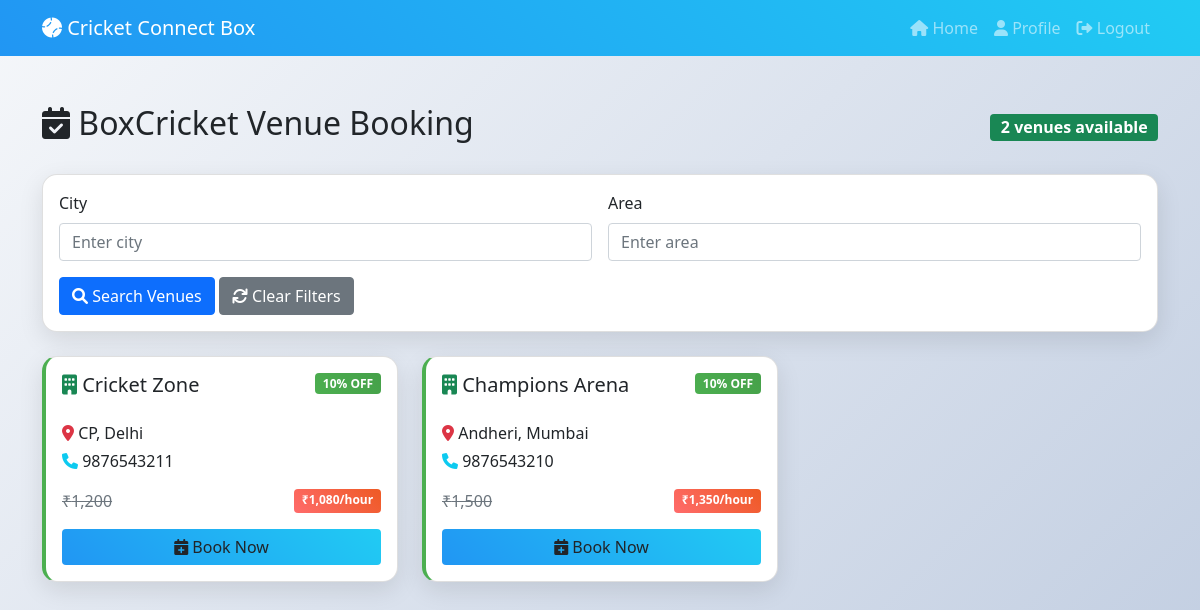
Screenshot of /boxcricket.php (signed in) with the database file from the repository.
### tables this page shows
CREATE TABLE boxcricket_venues (
    id INT AUTO_INCREMENT PRIMARY KEY,
    name VARCHAR(100) NOT NULL,
    city VARCHAR(50) NOT NULL,
    area VARCHAR(50) NOT NULL,
    price_per_hour DECIMAL(10,2) NOT NULL,
    discount_percent INT DEFAULT 10,
    upi_id VARCHAR(100) NOT NULL,
    contact VARCHAR(15) NOT NULL,
    created_at TIMESTAMP DEFAULT CURRENT_TIMESTAMP
);

### boxcricket.php (the view, shortened to what this page needs)
<?php
require_once 'config.php';
$query = "SELECT * FROM boxcricket_venues WHERE 1=1";
$params = [];
$query .= " ORDER BY city, name";
$stmt = $pdo->prepare($query);
$stmt->execute($params);
$venues = $stmt->fetchAll();
?>
<!DOCTYPE html>
<html lang="en">
<head>
    <link href="https://cdn.jsdelivr.net/npm/bootstrap@5.1.3/dist/css/bootstrap.min.css" rel="stylesheet">
    <link href="https://cdnjs.cloudflare.com/ajax/libs/font-awesome/6.0.0/css/all.min.css" rel="stylesheet">
</head>
<body>
    <nav class="navbar navbar-expand-lg navbar-dark">
        <div class="container">
            <a class="navbar-brand" href="index.php">
                <i class="fas fa-baseball-ball"></i> Cricket Connect Box
            </a>
            <div class="navbar-nav ms-auto">
                <a class="nav-link" href="index.php"><i class="fas fa-home"></i> Home</a>
                <a class="nav-link" href="profile.php"><i class="fas fa-user"></i> Profile</a>
                <a class="nav-link" href="logout.php"><i class="fas fa-sign-out-alt"></i> Logout</a>
            </div>
        </div>
    </nav>
    <div class="container py-5">
        <div class="d-flex justify-content-between align-items-center mb-4">
            <h2><i class="fas fa-calendar-check"></i> BoxCricket Venue Booking</h2>
            <span class="badge bg-success fs-6"><?= count($venues) ?> venues available</span>
        </div>
        <div class="card mb-4">
            <div class="card-body">
                <form method="GET" class="row g-3">
                    <div class="col-md-6">
                        <label class="form-label">City</label>
                        <input type="text" class="form-control" name="city" value="<?= htmlspecialchars($_GET['city'] ?? '') ?>" placeholder="Enter city">
                    </div>
                    <div class="col-md-6">
                        <label class="form-label">Area</label>
                        <input type="text" class="form-control" name="area" value="<?= htmlspecialchars($_GET['area'] ?? '') ?>" placeholder="Enter area">
                    </div>
                    <div class="col-12">
                        <button type="submit" class="btn btn-primary">
                            <i class="fas fa-search"></i> Search Venues
                        </button>
                        <a href="boxcricket.php" class="btn btn-secondary">
                            <i class="fas fa-refresh"></i> Clear Filters
                        </a>
                    </div>
                </form>
            </div>
        </div>
        <div class="row">
            <?php foreach ($venues as $venue): ?>
                <div class="col-md-6 col-lg-4 mb-4">
                    <div class="card venue-card h-100">
                        <div class="card-body">
                            <div class="d-flex justify-content-between align-items-start mb-3">
                                <h5 class="card-title">
                                    <i class="fas fa-building text-success"></i>
                                    <?= htmlspecialchars($venue['name']) ?>
                                </h5>
                                <span class="badge discount-badge">
                                    <?= $venue['discount_percent'] ?>% OFF
                                </span>
                            </div>
                            <div class="mb-3">
                                <p class="mb-1">
                                    <i class="fas fa-map-marker-alt text-danger"></i>
                                    <?= htmlspecialchars($venue['area'] . ', ' . $venue['city']) ?>
                                </p>
                                <p class="mb-1">
                                    <i class="fas fa-phone text-info"></i>
                                    <?= $venue['contact'] ?>
                                </p>
                            </div>
                            <div class="mb-3">
                                <div class="d-flex justify-content-between">
                                    <span class="text-decoration-line-through text-muted">
                                        ₹<?= number_format($venue['price_per_hour']) ?>
                                    </span>
                                    <span class="badge price-badge">
                                        ₹<?= number_format($venue['price_per_hour'] - ($venue['price_per_hour'] * $venue['discount_percent'] / 100)) ?>/hour
                                    </span>
                                </div>
                            </div>
                            <button class="btn btn-book w-100" data-bs-toggle="modal" data-bs-target="#bookModal<?= $venue['id'] ?>">
                                <i class="fas fa-calendar-plus"></i> Book Now
                            </button>
                        </div>
                    </div>
                </div>
            <?php endforeach; ?>
        </div>
    </div>
</body>
</html>

### boxcricket.php (style rules this page uses)
body { background: linear-gradient(135deg, #f5f7fa 0%, #c3cfe2 100%); }
.navbar { background: linear-gradient(45deg, #2196f3, #21cbf3) !important; }
.card { border-radius: 15px; box-shadow: 0 8px 25px rgba(0,0,0,0.1); transition: transform 0.3s; }
.venue-card { border-left: 4px solid #4caf50; }
.price-badge { background: linear-gradient(45deg, #ff6b6b, #ee5a24); }
.discount-badge { background: linear-gradient(45deg, #4caf50, #45a049); }
.btn-book { background: linear-gradient(45deg, #2196f3, #21cbf3); border: none; }

### rows the page displays
boxcricket_venues: name "Cricket Zone", discount_percent "10", area+city "CP, Delhi", contact "9876543211", price_per_hour "1,200", price_per_hour+discount_percent "1,080"
boxcricket_venues: name "Champions Arena", discount_percent "10", area+city "Andheri, Mumbai", contact "9876543210", price_per_hour "1,500", price_per_hour+discount_percent "1,350"

### other values shown
count($venues) "2"
